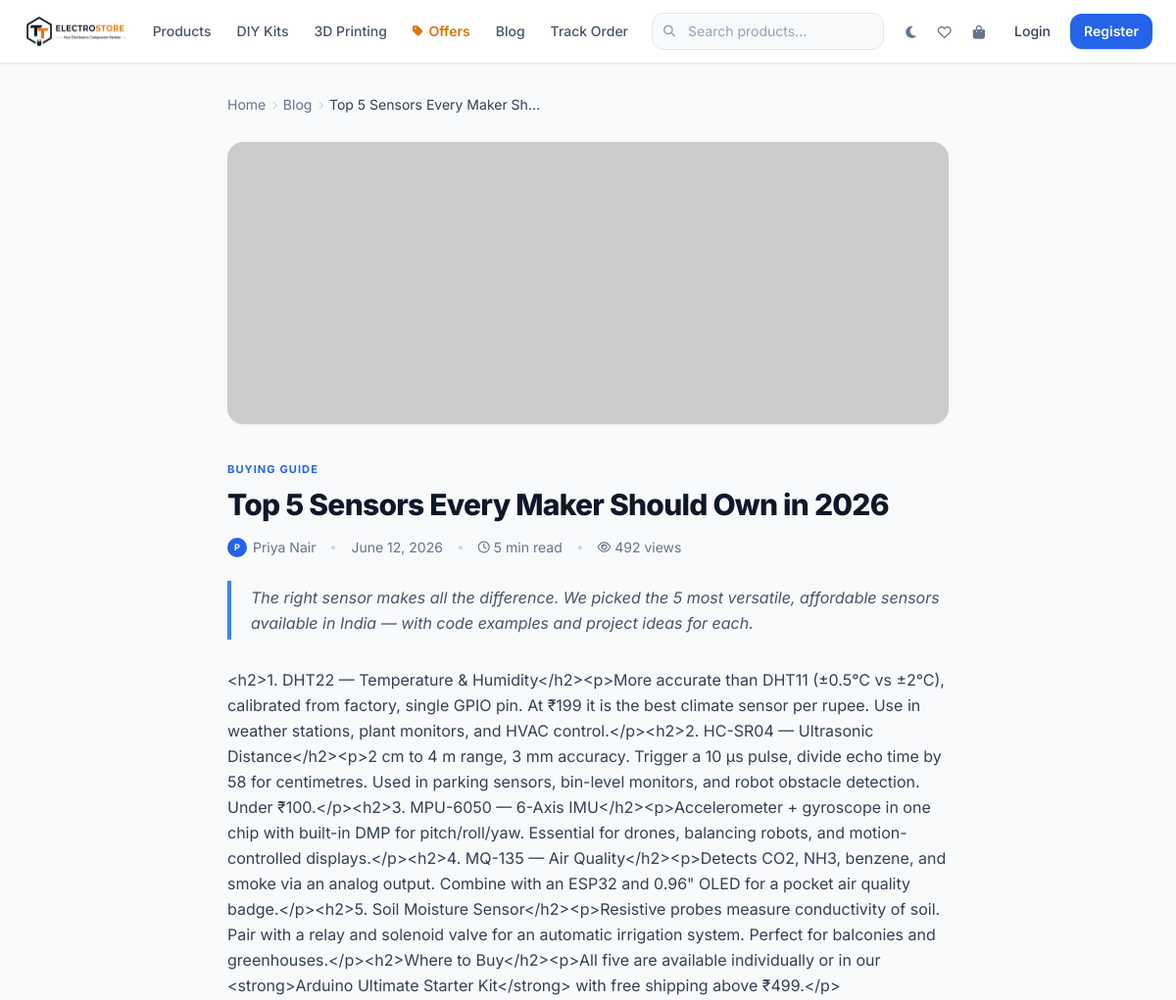
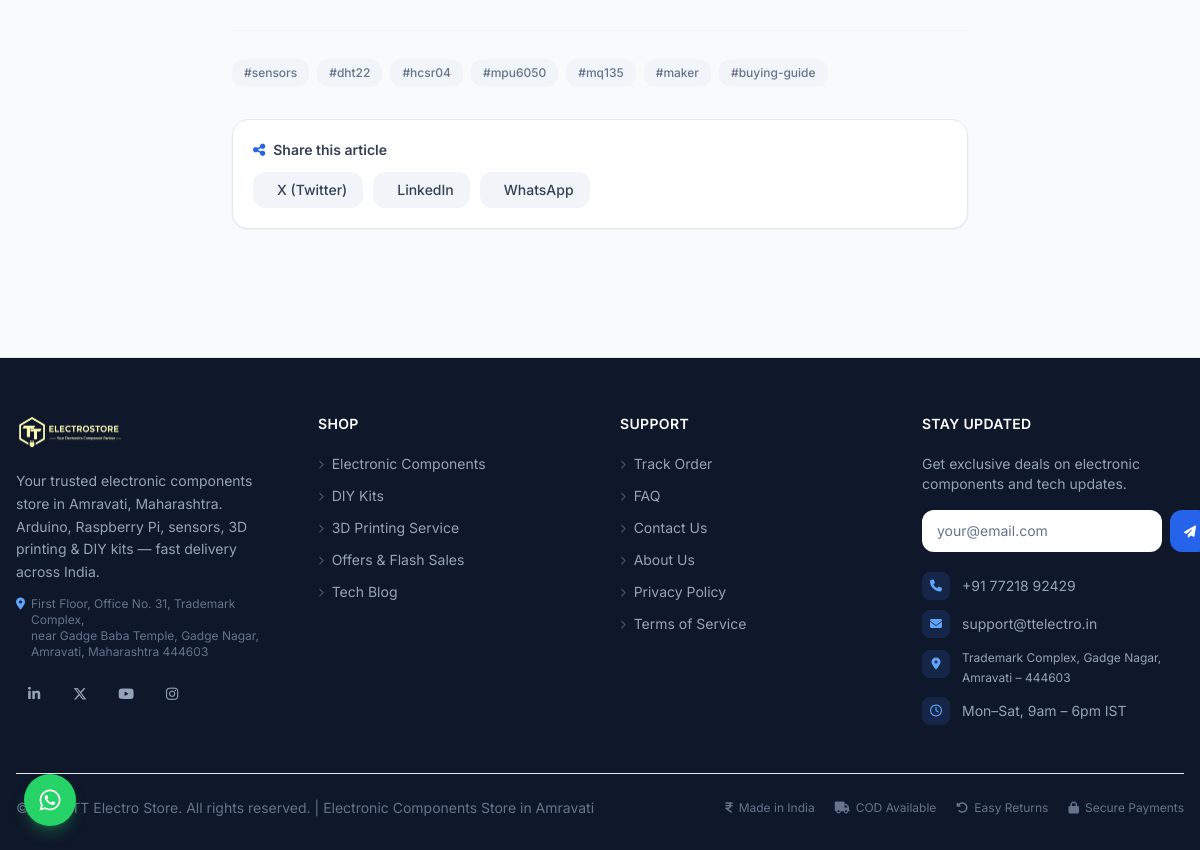
The page /top-5-sensors-every-maker-should-own-2026 on the database its author committed (2 pictures, top to bottom).
### tables this page shows
CREATE TABLE `blogs` (
  `id` int(10) UNSIGNED NOT NULL,
  `title` varchar(255) NOT NULL,
  `slug` varchar(255) NOT NULL,
  `excerpt` text DEFAULT NULL,
  `content` longtext NOT NULL,
  `thumbnail` text DEFAULT NULL,
  `author_name` varchar(255) NOT NULL DEFAULT 'TT Electro',
  `category` varchar(100) DEFAULT NULL,
  `tags` longtext DEFAULT NULL CHECK (json_valid(`tags`)),
  `reading_time` int(11) DEFAULT NULL,
  `view_count` int(11) NOT NULL DEFAULT 0,
  `created_at` datetime NOT NULL DEFAULT current_timestamp(),
  `updated_at` datetime NOT NULL DEFAULT current_timestamp() ON UPDATE current_timestamp()
);

### config/database.php (called while the page is built, shortened)
<?php
class Database {
    private static ?PDO $instance = null;
    public static function getConnection(): PDO {
        if (self::$instance !== null) return self::$instance;
        $host = getenv('DB_HOST') ?: '127.0.0.1';
        $port = getenv('DB_PORT') ?: '3306';
        $name = getenv('DB_NAME') ?: 'tt_electro_store';
        $user = getenv('DB_USER') ?: 'root';
        $pass = getenv('DB_PASS') ?: '';
        $socket = '/tmp/mysql.sock';
        $options = [
            PDO::ATTR_ERRMODE            => PDO::ERRMODE_EXCEPTION,
            PDO::ATTR_DEFAULT_FETCH_MODE => PDO::FETCH_ASSOC,
            PDO::ATTR_EMULATE_PREPARES   => false,
            PDO::MYSQL_ATTR_INIT_COMMAND => "SET NAMES utf8mb4 COLLATE utf8mb4_unicode_ci",
        ];
        try {
            if (file_exists($socket)) {
                $dsn = "mysql:unix_socket={$socket};dbname={$name};charset=utf8mb4";
            } else {
                $dsn = "mysql:host={$host};port={$port};dbname={$name};charset=utf8mb4";
            }
            self::$instance = new PDO($dsn, $user, $pass, $options);
        } catch (PDOException $e) {
            error_log('DB connection failed: ' . $e->getMessage());
            http_response_code(500);
            die('<h1 style="font-family:sans-serif;color:#e11d48">Database connection error. Please check your configuration.</h1>');
        }
        return self::$instance;
    }
}

### models/BlogModel.php (called while the page is built, shortened)
<?php
class BlogModel {
    private PDO $db;
    public function __construct() { $this->db = Database::getConnection(); }
    public function findBySlug(string $slug): ?array {
        $st = $this->db->prepare('SELECT * FROM blogs WHERE slug=?');
        $st->execute([$slug]);
        $row = $st->fetch();
        return $row ? normalizeBlog($row) : null;
    }
    public function incrementViews(int $id): void {
        $this->db->prepare('UPDATE blogs SET view_count=view_count+1 WHERE id=?')->execute([$id]);
    }
}

### helpers/sanitize.php (called while the page is built, shortened)
<?php
function clean(mixed $value): string {
    return htmlspecialchars(trim((string)$value), ENT_QUOTES | ENT_HTML5, 'UTF-8');
}
function decodeJsonArray(?string $val): array {
    $decoded = json_decode($val, true);
    return is_array($decoded) ? $decoded : [];
}
function normalizeBlog(array $row): array {
    if (isset($row['tags']) && is_string($row['tags'])) {
        $row['tags'] = decodeJsonArray($row['tags']);
    }
    return $row;
}

### views/blog-detail.php (the view, shortened to what this page needs)
<?php
$bm   = new BlogModel();
$blog = $bm->findBySlug($blogSlug);
?>
<div class="max-w-3xl mx-auto px-4 py-8">
  <nav class="flex items-center gap-1.5 text-sm text-slate-500 dark:text-slate-500 mb-7 flex-wrap">
    <a href="/" class="hover:text-blue-600 dark:hover:text-blue-400 transition-colors">Home</a>
    <i class="fa-solid fa-chevron-right text-[9px] text-slate-300 dark:text-slate-700"></i>
    <a href="/blogs" class="hover:text-blue-600 dark:hover:text-blue-400 transition-colors">Blog</a>
    <i class="fa-solid fa-chevron-right text-[9px] text-slate-300 dark:text-slate-700"></i>
    <span class="text-slate-700 dark:text-slate-300 truncate max-w-[220px]"><?= clean($blog['title']) ?></span>
  </nav>
  <?php if($blog['thumbnail']): ?>
  <div class="rounded-2xl overflow-hidden mb-8 bg-slate-100 dark:bg-[hsl(222,47%,13%)] shadow-sm">
    <img src="<?= clean($blog['thumbnail']) ?>" alt="<?= clean($blog['title']) ?>" class="w-full h-72 object-cover">
  </div>
  <?php endif; ?>
  <div class="mb-6">
    <?php if($blog['category']): ?>
    <span class="text-[11px] font-bold text-blue-600 dark:text-blue-400 uppercase tracking-widest"><?= clean($blog['category']) ?></span>
    <?php endif; ?>
    <h1 class="text-2xl md:text-3xl font-extrabold text-slate-900 dark:text-white mt-2 leading-tight tracking-tight"><?= clean($blog['title']) ?></h1>
    <div class="flex items-center flex-wrap gap-x-4 gap-y-1.5 mt-4 text-sm text-slate-500 dark:text-slate-400">
      <span class="flex items-center gap-1.5">
        <span class="w-5 h-5 rounded-full bg-blue-600 flex items-center justify-center text-[9px] text-white font-bold flex-shrink-0">
          <?= strtoupper(substr($blog['author_name']??'T',0,1)) ?>
        </span>
        <?= clean($blog['author_name']??'TT Electro') ?>
      </span>
      <span class="hidden sm:block w-1 h-1 rounded-full bg-slate-300 dark:bg-slate-600"></span>
      <span><?= date('F j, Y',strtotime($blog['created_at'])) ?></span>
      <?php if($blog['reading_time']): ?>
      <span class="hidden sm:block w-1 h-1 rounded-full bg-slate-300 dark:bg-slate-600"></span>
      <span class="flex items-center gap-1">
        <i class="fa-regular fa-clock text-xs"></i> <?= $blog['reading_time'] ?> min read
      </span>
      <?php endif; ?>
      <span class="hidden sm:block w-1 h-1 rounded-full bg-slate-300 dark:bg-slate-600"></span>
      <span class="flex items-center gap-1">
        <i class="fa-regular fa-eye text-xs"></i> <?= number_format($blog['view_count']) ?> views
      </span>
    </div>
  </div>
  <?php if($blog['excerpt']): ?>
  <div class="border-l-4 border-blue-500 pl-5 mb-7 py-1">
    <p class="text-base text-slate-600 dark:text-slate-300 italic leading-relaxed"><?= clean($blog['excerpt']) ?></p>
  </div>
  <?php endif; ?>
  <div class="prose prose-slate dark:prose-invert prose-sm max-w-none
              prose-headings:font-bold prose-headings:tracking-tight
              prose-a:text-blue-600 dark:prose-a:text-blue-400
              prose-code:text-pink-600 dark:prose-code:text-pink-400 prose-code:bg-slate-100 dark:prose-code:bg-white/8 prose-code:px-1 prose-code:rounded
              prose-pre:bg-slate-900 dark:prose-pre:bg-black/40 prose-pre:rounded-xl prose-pre:border prose-pre:border-slate-200 dark:prose-pre:border-white/8
              prose-blockquote:border-l-blue-500 prose-blockquote:text-slate-600 dark:prose-blockquote:text-slate-400
              text-slate-700 dark:text-slate-300 leading-relaxed">
    <?= nl2br(clean($blog['content'])) ?>
  </div>
  <?php if(!empty($blog['tags'])): ?>
  <div class="flex flex-wrap gap-2 mt-8 pt-7 border-t border-slate-100 dark:border-white/8">
    <?php foreach((array)$blog['tags'] as $tag): ?>
    <a href="/blogs?tag=<?= urlencode($tag) ?>"
       class="px-3 py-1.5 rounded-xl bg-slate-100 dark:bg-white/6 hover:bg-blue-50 dark:hover:bg-blue-500/10 text-slate-500 dark:text-slate-400 hover:text-blue-600 dark:hover:text-blue-400 text-xs font-medium transition-all">
      #<?= clean($tag) ?>
    </a>
    <?php endforeach; ?>
  </div>
  <?php endif; ?>
  <div class="mt-8 p-5 rounded-2xl bg-white dark:bg-[hsl(222,47%,10%)] border border-slate-200 dark:border-white/8 shadow-sm">
    <p class="text-sm font-semibold text-slate-700 dark:text-slate-300 mb-3 flex items-center gap-2">
      <i class="fa-solid fa-share-nodes text-blue-600 dark:text-blue-400 text-sm"></i> Share this article
    </p>
    <div class="flex gap-2.5 flex-wrap">
      <?php
      $shareUrl   = urlencode("https://".$_SERVER['HTTP_HOST']."/blogs/{$blog['slug']}");
      $shareTitle = urlencode($blog['title']);
      $shares = [
        ['fa-x-twitter','bg-slate-100 dark:bg-white/8 text-slate-700 dark:text-slate-300 hover:bg-sky-50 dark:hover:bg-sky-500/10 hover:text-sky-600 dark:hover:text-sky-400', "https://twitter.com/intent/tweet?text={$shareTitle}&url={$shareUrl}", 'X (Twitter)'],
        ['fa-linkedin','bg-slate-100 dark:bg-white/8 text-slate-700 dark:text-slate-300 hover:bg-blue-50 dark:hover:bg-blue-700/10 hover:text-blue-700 dark:hover:text-blue-400',"https://www.linkedin.com/sharing/share-offsite/?url={$shareUrl}",'LinkedIn'],
        ['fa-whatsapp','bg-slate-100 dark:bg-white/8 text-slate-700 dark:text-slate-300 hover:bg-green-50 dark:hover:bg-green-500/10 hover:text-green-600 dark:hover:text-green-400',"https://wa.me/?text={$shareTitle}%20{$shareUrl}",'WhatsApp'],
      ];
      foreach($shares as [$icon,$cls,$url,$label]): ?>
      <a href="<?= $url ?>" target="_blank" rel="noopener"
         class="inline-flex items-center gap-2 px-4 py-2 rounded-xl text-sm font-medium transition-all <?= $cls ?>">
        <i class="fa-brands fa-<?= $icon ?>"></i> <?= $label ?>
      </a>
      <?php endforeach; ?>
    </div>
  </div>
</div>

### assets/css/custom.css (style rules this page uses)
html { scroll-behavior: smooth; }

### views/layout/header.php (style rules this page uses)
:root { --primary: #2563EB; --primary-light: #3b82f6; --accent: #06B6D4; --radius: 0.75rem; }
*, *::before, *::after { box-sizing: border-box; }
body { font-family: 'Inter', ui-sans-serif, system-ui, sans-serif; -webkit-font-smoothing: antialiased; }
body { background-color: #f8fafc; color: #0f172a; }

### rows shown on the page
blogs: title "Top 5 Sensors Every Maker Sh…", category "BUYING GUIDE", title "Top 5 Sensors Every Maker Should Own in 2026", author_name "P", author_name "Priya Nair", created_at "June 12, 2026", reading_time "5", view_count "492", excerpt "The right sensor makes all the difference. We picked the 5 most versatile, affordable sensors available in India — with code examples and project ideas for each.", content "<h2>1. DHT22 — Temperature & Humidity</h2><p>More accurate than DHT11 (±0.5°C vs ±2°C), calibrated from factory, single GPIO pin. At ₹199 it is the best climate sensor per rupee. Use in weather stations, plant monitors, and HVAC control.</p><h2>2. HC-SR04 — Ultrasonic Distance</h2><p>2 cm to 4 m range, 3 mm accuracy. Trigger a 10 µs pulse, divide echo time by 58 for centimetres. Used in parking sensors, bin-level monitors, and robot obstacle detection. Under ₹100.</p><h2>3. MPU-6050 — 6-Axis IMU</h2><p>Accelerometer + gyroscope in one chip with built-in DMP for pitch/roll/yaw. Essential for drones, balancing robots, and motion-controlled displays.</p><h2>4. MQ-135 — Air…"

### other values the page prints
$tag "sensors"
$tag "dht22"
$tag "hcsr04"
$tag "mpu6050"
$tag "mq135"
$tag "maker"
$tag "buying-guide"
$label "X (Twitter)"
$label "LinkedIn"
$label "WhatsApp"
APP_NAME "TT Electro Store"
